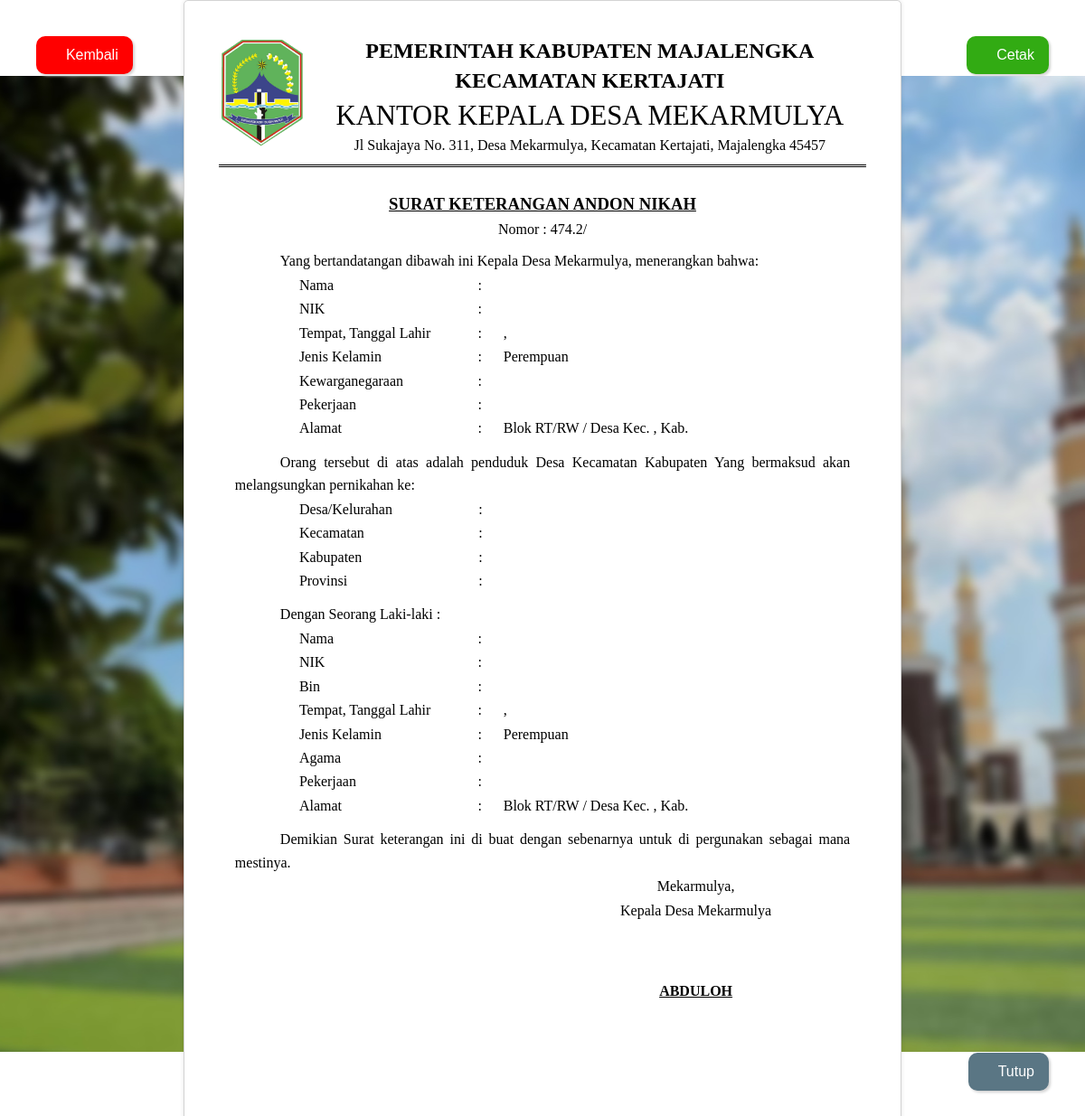
The page /index.php/surat/reviewSKAN on the database its author committed.
### tables this page shows
CREATE TABLE `t_setting` (
  `id_setting` int(11) NOT NULL,
  `nama_desa` varchar(100) NOT NULL,
  `nama_kecamatan` varchar(100) NOT NULL,
  `nama_kabupaten` varchar(100) NOT NULL,
  `nama_provinsi` varchar(100) NOT NULL,
  `nama_kades` varchar(100) NOT NULL,
  `nama_camat` varchar(100) NOT NULL,
  `nip_camat` varchar(200) NOT NULL,
  `nama_kapolsek` varchar(100) NOT NULL,
  `nama_danramil` varchar(100) NOT NULL,
  `image_bg` varchar(255) NOT NULL,
  `kode_desa` varchar(200) NOT NULL,
  `kode_provinsi` varchar(100) NOT NULL,
  `kode_kabupaten` varchar(100) NOT NULL,
  `kode_kecamatan` varchar(100) NOT NULL,
  `kode_pos` varchar(100) NOT NULL
);

### application/controllers/Surat.php (called while the page is built, shortened)
<?php
class Surat extends CI_Controller
{
	public function __construct()
	{
		$this->load->model('M_dt_penduduk');
		$this->load->library('pdf');
	}
	public function reviewSKAN()
	{
		$data['title'] = 'Surat Keterangan Andon Nikah';
		$data['setting'] = $this->model_global->get_data('t_setting')->row_array();
		$data['jenis_surat'] = $this->input->post('jenis_surat');
		$no = $this->model_global->get_data('t_surat', ['id_jenissurat' => $data['jenis_surat']])->num_rows() + 15;
		$data['no_surat'] = str_pad($no, 3, 0, STR_PAD_LEFT);
		$data['no_skan'] = $this->input->post('no_skan');
		$data['pemohon'] = $this->model_global->get_data('t_penduduk', ['nik' => $_SESSION['nik']])->row_array();
		$data['nik_pemohon'] = $this->input->post('nik_pemohon');
		$data['nama_pemohon'] = $this->input->post('nama_pemohon');
		$data['tmp_lahir_pemohon'] = $this->input->post('tmp_lahir_pemohon');
		$data['tgl_lahir_pemohon'] = $this->input->post('tgl_lahir_pemohon');
		$data['jk_pemohon'] = $this->input->post('jk_pemohon');
		$data['pekerjaan_pemohon'] = $this->input->post('pekerjaan_pemohon');
		$data['blok_pemohon'] = $this->input->post('blok_pemohon');
		$data['rt_pemohon'] = $this->input->post('rt_pemohon');
		$data['rw_pemohon'] = $this->input->post('rw_pemohon');
		$data['desa_pemohon'] = $this->input->post('desa_pemohon');
		$data['kec_pemohon'] = $this->input->post('kec_pemohon');
		$data['kab_pemohon'] = $this->input->post('kab_pemohon');
		$data['kewarganegaraan_pemohon'] = $this->input->post('kewarganegaraan_pemohon');
		$data['dengan_seorang'] = $this->input->post('dengan_seorang');
		$data['bin'] = $this->input->post('bin');
		$data['jenis_surat'] = $this->input->post('jenis_surat');
		$data['desa_tujuan'] = $this->input->post('desa_tujuan');
		$data['kec_tujuan'] = $this->input->post('kec_tujuan');
		$data['kab_tujuan'] = $this->input->post('kab_tujuan');
		$data['prov_tujuan'] = $this->input->post('prov_tujuan');
		$data['kabupaten'] = $this->input->post('kabupaten');
		$data['provinsi'] = $this->input->post('provinsi');
		$data['nama'] = $this->input->post('nama');
		$data['nik'] = $this->input->post('nik');
		$data['binti'] = $this->input->post('binti');
		$data['tmp_lahir'] = $this->input->post('tmp_lahir');
		$data['tgl_lahir'] = $this->input->post('tgl_lahir');
		$data['jk'] = $this->input->post('jk');
		$data['agama'] = $this->input->post('agama');
		$data['pekerjaan'] = $this->input->post('pekerjaan');
		$data['blok'] = $this->input->post('blok');
		$data['rt'] = $this->input->post('rt');
		$data['rw'] = $this->input->post('rw');
		$data['desa'] = $this->input->post('desa');
		$data['kec'] = $this->input->post('kec');
		$data['kab'] = $this->input->post('kab');
		$data['tgl_surat'] = $this->input->post('tgl_surat');
		$data['view'] = 'surat/review/SKAN';
		$this->load->view('lyt/layout_surat', $data);
	}
}

### index.php (called while the page is built, shortened)
<?php
require_once BASEPATH.'core/CodeIgniter.php';

### application/models/Model_global.php (called while the page is built, shortened)
<?php
class Model_global extends CI_Model
{
	public function get_data(string $table = null, array $where = [], array $join = [], array $like = [], array $or_like = [], string $limit = null, string $order = null, string $select = "*", array $group_by = [])
	{
		if (empty($join)) {
			return $this->db->select($select)->from($table)->where($where)->like($like)->or_like($or_like)->group_by($group_by)->limit($limit)->order_by($order)->get();
		} else {
			return $this->db->select($select)->from($table)->join($join['table'], $join['cond'], $join['type'])->where($where)->like($like)->or_like($or_like)->group_by($group_by)->limit($limit)->order_by($order)->get();
		}
	}
}

### application/views/surat/review/SKAN.php (the view, shortened to what this page needs)
<div class="book">
	<div class="page">
		<table style="width: 100%;border-collapse: collapse;">
			<tr class="border_bottom">
				<td>
					<img src="<?= base_url('public/vendor/assets/images/icons/logo-majalengka.png'); ?>" style="width: 25mm; height: auto;" />
				</td>
				<td style="text-align: center;">
					<div style="font-weight: bold; font-size: 18pt;">PEMERINTAH KABUPATEN MAJALENGKA</div>
					<div style="font-weight: bold; font-size: 18pt;">KECAMATAN KERTAJATI</div>
					<div style=" font-size: 23pt;">KANTOR KEPALA DESA MEKARMULYA</div>
					Jl Sukajaya No. 311, Desa  <?= ucwords(strtolower($setting['nama_desa'])); ?>, Kecamatan  <?= ucwords(strtolower($setting['nama_kecamatan'])); ?>,  <?= ucwords(strtolower($setting['nama_kabupaten'])); ?> 45457
				</td>
			</tr>
		</table>
		<br>
		<div class="isisurat">
			<div class="center" style="font-size: 14pt; text-decoration: underline;"><b>SURAT KETERANGAN ANDON NIKAH</b></div>
			<div class="center">Nomor : 474.2/<?= $no_skan; ?></div>
			<div class="tab">
				Yang bertandatangan dibawah ini Kepala Desa  <?= ucwords(strtolower($setting['nama_desa'])); ?>, menerangkan bahwa:
			<table style="width: 80%; margin: 0 auto;">
				<tr>
					<td style="width: 35%;">
						Nama
					</td>
					<td>&nbsp;&nbsp;:&nbsp;&nbsp;</td>
					<td>
					</td>
				</tr>
				<tr>
					<td>
						NIK
					</td>
					<td>&nbsp;&nbsp;:&nbsp;&nbsp;</td>
					<td>
					</td>
				</tr>
				<tr>
					<td>
						Tempat, Tanggal Lahir
					</td>
					<td>&nbsp;&nbsp;:&nbsp;&nbsp;</td>
					<td>
						<?= ucwords(strtolower($tmp_lahir_pemohon)); ?>, <?= $tgl_lahir_pemohon; ?>
					</td>
				</tr>
				<tr>
					<td>
						Jenis Kelamin
					</td>
					<td>&nbsp;&nbsp;:&nbsp;&nbsp;</td>
					<td>
						<?= ($jk_pemohon == 'L') ? "Laki-laki" : "Perempuan"; ?>
					</td>
				</tr>
				<tr>
					<td>
						Kewarganegaraan
					</td>
					<td>&nbsp;&nbsp;:&nbsp;&nbsp;</td>
					<td>
					</td>
				</tr>
				<tr>
					<td>
						Pekerjaan
					</td>
					<td>&nbsp;&nbsp;:&nbsp;&nbsp;</td>
					<td>
					</td>
				</tr>
				<tr style="vertical-align:top">
					<td>
						Alamat
					</td>
					<td>&nbsp;&nbsp;:&nbsp;&nbsp;</td>
					<td>
						Blok  RT/RW / Desa  Kec. , Kab.
					</td>
				</tr>
			</table>
			</div>
			<div class="tab">
				Orang tersebut di atas adalah penduduk Desa  Kecamatan  Kabupaten  Yang bermaksud akan melangsungkan pernikahan ke:
			<table style="width: 80%; margin: 0 auto;">
				<tr>
					<td style="width: 35%;">
						Desa/Kelurahan
					</td>
					<td>&nbsp;&nbsp;:&nbsp;&nbsp;
					</td>
				</tr>
				<tr>
					<td>
						Kecamatan
					</td>
					<td>&nbsp;&nbsp;:&nbsp;&nbsp;
					</td>
				</tr>
				<tr>
					<td>
						Kabupaten
					</td>
					<td>&nbsp;&nbsp;:&nbsp;&nbsp;
					</td>
				</tr>
				<tr>
					<td>
						Provinsi
					</td>
					<td>&nbsp;&nbsp;:&nbsp;&nbsp;
					</td>
				</tr>
			</table>
			</div>
			<div class="tab">
				Dengan Seorang <?= ($jk_pemohon == 'L') ? "Perempuan" : "Laki-laki"; ?> :
			<table style="width: 80%; margin: 0 auto;">
				<tr>
					<td style="width: 35%;">
						Nama
					</td>
					<td>&nbsp;&nbsp;:&nbsp;&nbsp;</td>
					<td>
					</td>
				</tr>
				<tr>
					<td>
						NIK
					</td>
					<td>&nbsp;&nbsp;:&nbsp;&nbsp;</td>
					<td>
					</td>
				</tr>
				<tr>
					<td>
						<?= ($jk_pemohon == 'L') ? "Binti" : "Bin"; ?>
					</td>
					<td>&nbsp;&nbsp;:&nbsp;&nbsp;</td>
					<td>
					</td>
				</tr>
				<tr>
					<td>
						Tempat, Tanggal Lahir
					</td>
					<td>&nbsp;&nbsp;:&nbsp;&nbsp;</td>
					<td>
						<?= ucwords(strtolower($tmp_lahir)); ?>, <?= $tgl_lahir; ?>
					</td>
				</tr>
				<tr>
					<td>
						Jenis Kelamin
					</td>
					<td>&nbsp;&nbsp;:&nbsp;&nbsp;</td>
					<td>
						<?= ($jk == 'L') ? "Laki-laki" : "Perempuan"; ?>
					</td>
				</tr>
				<tr>
					<td>
						Agama
					</td>
					<td>&nbsp;&nbsp;:&nbsp;&nbsp;</td>
					<td>
					</td>
				</tr>
				<tr>
					<td>
						Pekerjaan
					</td>
					<td>&nbsp;&nbsp;:&nbsp;&nbsp;</td>
					<td>
					</td>
				</tr>
				<tr style="vertical-align:top">
					<td>
						Alamat
					</td>
					<td>&nbsp;&nbsp;:&nbsp;&nbsp;</td>
					<td>
						Blok <?= ucwords(strtolower($blok)); ?> RT/RW <?= $rt; ?>/<?= $rw; ?> Desa <?= ucwords(strtolower($desa)); ?> Kec. <?= ucwords(strtolower($kec)); ?>, Kab. <?= ucwords(strtolower($kab)); ?>
					</td>
				</tr>
			</table>
			</div>
			<div class="tab">
				Demikian Surat keterangan ini di buat dengan sebenarnya untuk di pergunakan sebagai mana mestinya.
			<table style="width: 100%;">
				<tr>
					<td></td>
					<td style="text-align: center;">
						<?= ucwords(strtolower($setting['nama_desa'])); ?>, <?= $tgl_surat; ?>
					</td>
				</tr>
				<tr style="vertical-align:bottom">
					<td style="width:50%;text-align: center;">
					</td>
					<td style="width:50%;text-align: center;">
						Kepala Desa <?= ucwords(strtolower($setting['nama_desa'])); ?>
						<br />
						<br />
						<br />
						<br />
						<u><b><?= $setting['nama_kades']; ?></b></u>
					</td>
				</tr>
			</table>
			</div>
		</div>
	</div>
</div>
<form id="formSubmit">
	<button type="submit" class="lanjut no-print" id="cetak">
		<i class="fa fa-arrow-right"></i> Cetak
	</button>
</form>
	<button onclick="window.history.back()" class="kembali no-print" title="Kembali">
		<i class="fa fa-arrow-left"></i> Kembali
	</button>
	<button onclick="location.href=`${base_url}auth/logout`" class="tutup no-print" title="tutup">
		<i class="fa fa-times"></i> Tutup
	</button>

### rows shown on the page
t_setting: nama_desa "Mekarmulya", nama_kecamatan "Kertajati", nama_kabupaten "Majalengka", nama_kades "ABDULOH"
